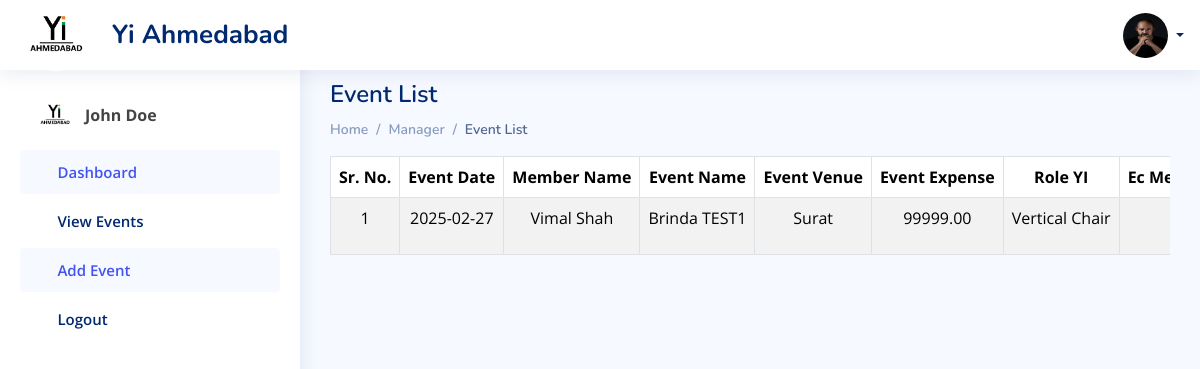
The app's page /member/event-list (signed in), older data.
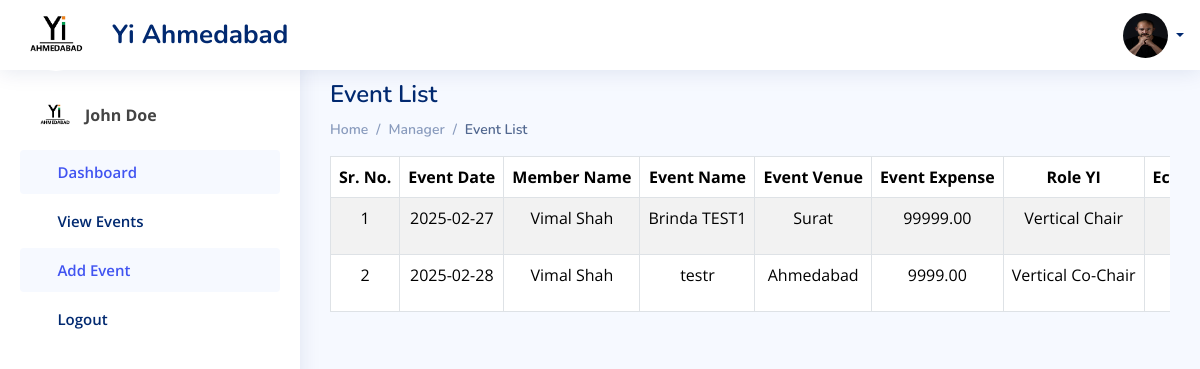
The same page, newer data.
### manager_app/models.py (models this page shows)
class Event_Data(models.Model):
    user = models.ForeignKey(LoginSide, on_delete=models.SET_NULL, null=True)
    your_name = models.CharField(max_length=50)
    event_name = models.CharField(max_length=200,blank=True)
    event_venue = models.CharField(max_length=200,blank=True)
    event_expense = models.BigIntegerField(blank=True,default=0)
    date = models.CharField(max_length=200)
    role_yi = models.CharField(max_length=200)
    project_vertical = models.CharField(max_length=200)
    project_stakeholder = models.CharField(max_length=200)
    yi_pillar = models.CharField(max_length=200)
    social_link = models.URLField(max_length=300)
    which_SIG = models.CharField(max_length=200,blank=True,null=True)
    event_handle = models.CharField(max_length=200,blank=True,null=True)
    total_impact = models.BigIntegerField(blank=True,default=1)
    school = models.CharField(max_length=200,blank=True,null=True)
    collage = models.CharField(max_length=200,blank=True,null=True)
    associate_partner = models.CharField(max_length=200,null=True,blank=True)

### manager_app/views.py (the view)
# urls.py: path('event-list',event_list,name='event-list'),
@login_required(login_url='index')
def event_list(request):
    user = request.user
    all_event = Event_Data.objects.filter(user=user)
    context = {
        'user': user,
        'k1': all_event
    }
    return render(request, 'manager/event_list.html', context)

### manager_app/templates/manager/event_list.html (shortened to what this page needs)
{% load static %}
<!DOCTYPE html>
<html lang="en">
<head>
    <link href="{% static 'assets/vendor/bootstrap/css/bootstrap.min.css' %}" rel="stylesheet">
    <link href="{% static 'assets/vendor/bootstrap-icons/bootstrap-icons.css' %}" rel="stylesheet">
    <link href="{% static 'css/manager_dashboard.css' %}" rel="stylesheet">
    <link href="{% static 'assets/css/style.css' %}" rel="stylesheet">
    <link href="{% static 'assets/css/footer.css' %}" rel="stylesheet">
    <link href="{% static 'css/inputfiled.css' %}" rel="stylesheet">
</head>
<body>
    {% include 'components/header.html' %}
    {% include 'components/side_navbar.html' %}
    <main id="main" class="main">
        <div class="pagetitle">
            <h1>Event List</h1></div>
            <nav>
                <ol class="breadcrumb">
                    <li class="breadcrumb-item"><a href="{% url 'manager-dashboard' %}">Home</a></li>
                    <li class="breadcrumb-item">Manager</li>
                    <li class="breadcrumb-item active">Event List</li>
                </ol>
            </nav>
        <div class="table-responsive">
            <table class="table table-striped table-bordered" width="100%">
                <thead>
                    <tr class="text-nowrap text-center">
                        <th>Sr. No.</th>
                        <th>Event Date</th>
                        <th>Member Name</th>
                        <th>Event Name</th>
                        <th>Event Venue</th>
                        <th>Event Expense</th>
                        <th>Role YI</th>
                        <th>Ec Members Name</th>
                    </tr>
                </thead>
                <tbody>
                    {% if k1 %}
                        {% for i in k1 %}
                            <tr class="text-nowrap text-center">
                                <td>{{ forloop.counter }}</td>
                                <td>{{ i.date }}</td>
                                <td>{{ i.your_name }}</td>
                                <td>{{ i.event_name }}</td>
                                <td>{{ i.event_venue }}</td>
                                <td>{{ i.event_expense|floatformat:2 }}</td>
                                <td>{{ i.role_yi }}</td>
                                <td>{{ i.event_handle }}<br></td>
                            </tr>
                        {% endfor %}
                    {% else %}
                        <tr>
                            <td colspan="17" class="text-center">No events available</td>
                        </tr>
                    {% endif %}
                </tbody>
            </table>
        </div>
    </main>
</body>
</html>

Row changes from the older to the newer data that the page shows:
added Event_Data: date "2025-02-28", your_name "Vimal Shah", event_name "testr", event_venue "Ahmedabad", event_expense "9999.00", role_yi "Vertical Co-Chair"
